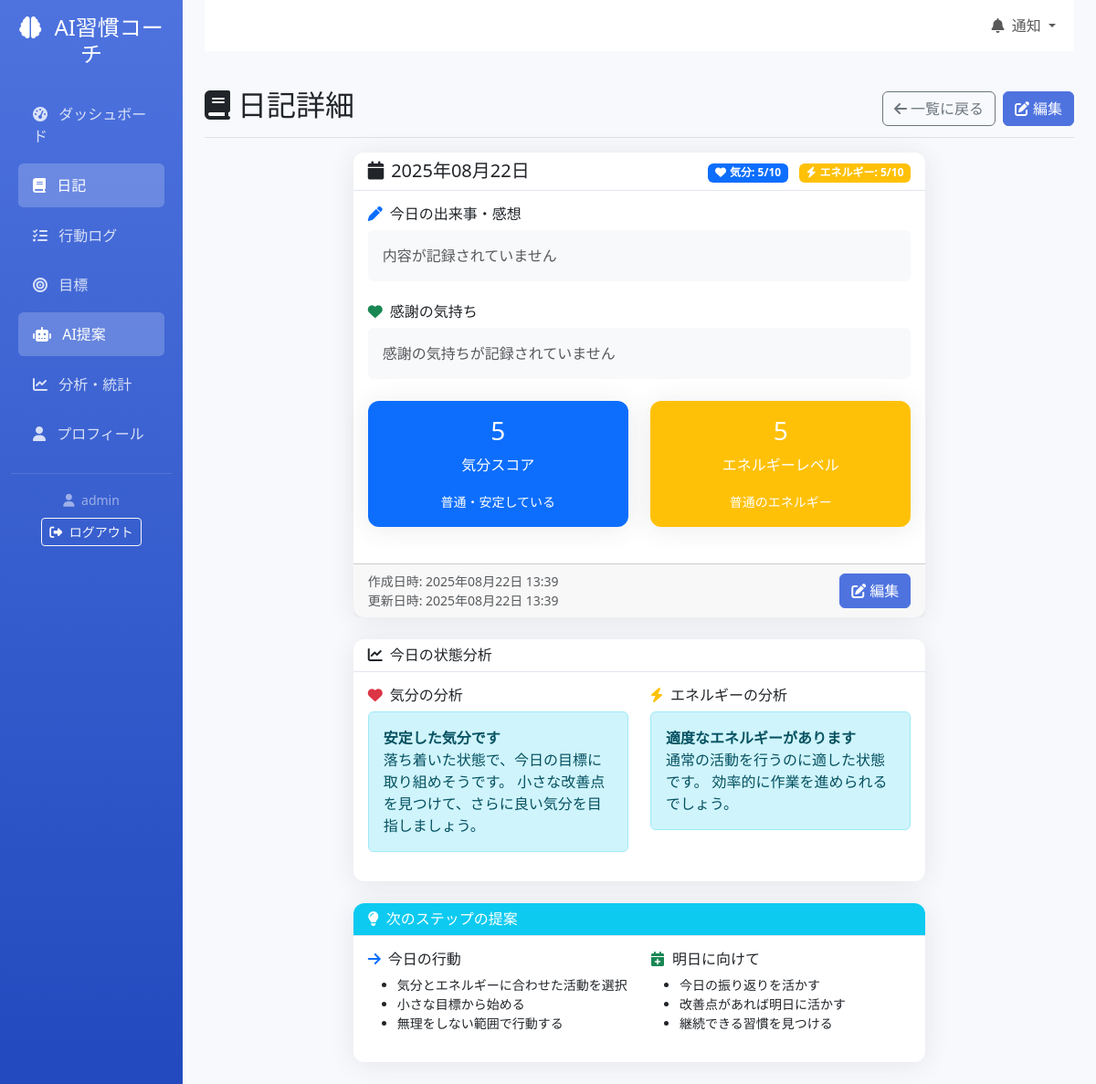
Page /diary/1/ (signed in) on the committed database.
### myapp/models.py (models this page shows, shortened)
class DailyDiary(models.Model):
    user = models.ForeignKey(User, on_delete=models.CASCADE, verbose_name="ユーザー")  # 記録ユーザー
    date = models.DateField(default=timezone.now, verbose_name="日付")                 # 日付
    mood_score = models.IntegerField(choices=[(i, str(i)) for i in range(1, 11)], verbose_name="気分スコア")  # 1-10の気分
    energy_level = models.IntegerField(choices=[(i, str(i)) for i in range(1, 11)], verbose_name="エネルギーレベル")  # 1-10のエネルギー
    content = models.TextField(verbose_name="日記内容")                                # 日記本文
    gratitude = models.TextField(blank=True, verbose_name="感謝の気持ち")              # 感謝欄（任意）
    created_at = models.DateTimeField(auto_now_add=True, verbose_name="作成日時")      # 作成日時
    updated_at = models.DateTimeField(auto_now=True, verbose_name="更新日時")          # 更新日時
    class Meta:
        verbose_name = "日記"
        verbose_name_plural = "日記"
        unique_together = ['user', 'date']  # 1ユーザー1日1件

### myapp/views.py (the view)
# urls.py: path('diary/<int:diary_id>/', views.diary_detail, name='diary_detail'),  # 日記詳細
@login_required
def diary_detail(request, diary_id):
    diary = get_object_or_404(DailyDiary, id=diary_id, user=request.user)
    return render(request, 'myapp/diary_detail.html', {'diary': diary})

### myapp/templates/myapp/diary_detail.html (shortened to what this page needs)
{% extends 'myapp/base.html' %}
{% block content %}
<div class="d-flex justify-content-between flex-wrap flex-md-nowrap align-items-center pt-3 pb-2 mb-3 border-bottom">
    <h1 class="h2">
        <i class="fas fa-book me-2"></i>日記詳細
    </h1>
    <div class="btn-toolbar mb-2 mb-md-0">
        <a href="{% url 'myapp:diary_list' %}" class="btn btn-outline-secondary me-2">
            <i class="fas fa-arrow-left me-1"></i>一覧に戻る
        </a>
        <a href="{% url 'myapp:diary_create' %}" class="btn btn-primary">
            <i class="fas fa-edit me-1"></i>編集
        </a>
    </div>
</div>
<div class="row justify-content-center">
    <div class="col-md-8">
        <div class="card">
            <div class="card-header">
                <div class="d-flex justify-content-between align-items-center">
                    <h5 class="mb-0">
                        <i class="fas fa-calendar me-2"></i>{{ diary.date|date:"Y年m月d日" }}
                    </h5>
                    <div>
                        <span class="badge bg-primary me-2">
                            <i class="fas fa-heart me-1"></i>気分: {{ diary.mood_score }}/10
                        </span>
                        <span class="badge bg-warning">
                            <i class="fas fa-bolt me-1"></i>エネルギー: {{ diary.energy_level }}/10
                        </span>
                    </div>
                </div>
            </div>
            <div class="card-body">
                {% if diary.content %}
                    <div class="mb-4">
                        <h6><i class="fas fa-pen text-primary me-2"></i>今日の出来事・感想</h6>
                        <div class="p-3 bg-light rounded">
                            {{ diary.content|linebreaks }}
                        </div>
                    </div>
                {% else %}
                    <div class="mb-4">
                        <h6><i class="fas fa-pen text-primary me-2"></i>今日の出来事・感想</h6>
                        <div class="p-3 bg-light rounded text-muted">
                            内容が記録されていません
                        </div>
                    </div>
                {% endif %}
                {% if diary.gratitude %}
                    <div class="mb-4">
                        <h6><i class="fas fa-heart text-success me-2"></i>感謝の気持ち</h6>
                        <div class="p-3 bg-light rounded">
                            {{ diary.gratitude|linebreaks }}
                        </div>
                    </div>
                {% else %}
                    <div class="mb-4">
                        <h6><i class="fas fa-heart text-success me-2"></i>感謝の気持ち</h6>
                        <div class="p-3 bg-light rounded text-muted">
                            感謝の気持ちが記録されていません
                        </div>
                    </div>
                {% endif %}
                <div class="row text-center">
                    <div class="col-md-6">
                        <div class="card bg-primary text-white">
                            <div class="card-body">
                                <h3 class="card-title">{{ diary.mood_score }}</h3>
                                <p class="card-text">気分スコア</p>
                                <small>
                                    {% if diary.mood_score <= 3 %}
                                        落ち込んでいる・疲れている
                                    {% elif diary.mood_score <= 6 %}
                                        普通・安定している
                                    {% else %}
                                        良い気分・元気
                                    {% endif %}
                                </small>
                            </div>
                        </div>
                    </div>
                    <div class="col-md-6">
                        <div class="card bg-warning text-white">
                            <div class="card-body">
                                <h3 class="card-title">{{ diary.energy_level }}</h3>
                                <p class="card-text">エネルギーレベル</p>
                                <small>
                                    {% if diary.energy_level <= 3 %}
                                        疲れている・眠い
                                    {% elif diary.energy_level <= 6 %}
                                        普通のエネルギー
                                    {% else %}
                                        元気・やる気満々
                                    {% endif %}
                                </small>
                            </div>
                        </div>
                    </div>
                </div>
            </div>
            <div class="card-footer">
                <div class="d-flex justify-content-between align-items-center">
                    <small class="text-muted">
                        作成日時: {{ diary.created_at|date:"Y年m月d日 H:i" }}
                        {% if diary.updated_at != diary.created_at %}
                            <br>更新日時: {{ diary.updated_at|date:"Y年m月d日 H:i" }}
                        {% endif %}
                    </small>
                    <a href="{% url 'myapp:diary_create' %}" class="btn btn-primary">
                        <i class="fas fa-edit me-1"></i>編集
                    </a>
                </div>
            </div>
        </div>
        <div class="card mt-4">
            <div class="card-header">
                <h6 class="mb-0">
                    <i class="fas fa-chart-line me-2"></i>今日の状態分析
                </h6>
            </div>
            <div class="card-body">
                <div class="row">
                    <div class="col-md-6">
                        <h6><i class="fas fa-heart text-danger me-2"></i>気分の分析</h6>
                        {% if diary.mood_score <= 3 %}
                            <div class="alert alert-warning">
                                <strong>気分が低めです</strong><br>
                                今日は無理をせず、心を労わる時間を作りましょう。
                                お気に入りの音楽を聴いたり、軽い散歩をしたりするのもおすすめです。
                            </div>
                        {% elif diary.mood_score <= 6 %}
                            <div class="alert alert-info">
                                <strong>安定した気分です</strong><br>
                                落ち着いた状態で、今日の目標に取り組めそうです。
                                小さな改善点を見つけて、さらに良い気分を目指しましょう。
                            </div>
                        {% else %}
                            <div class="alert alert-success">
                                <strong>素晴らしい気分です！</strong><br>
                                この良い状態を活かして、新しいことに挑戦したり、
                                重要なタスクに集中したりするのに適した日です。
                            </div>
                        {% endif %}
                    </div>
                    <div class="col-md-6">
                        <h6><i class="fas fa-bolt text-warning me-2"></i>エネルギーの分析</h6>
                        {% if diary.energy_level <= 3 %}
                            <div class="alert alert-warning">
                                <strong>エネルギーが不足しています</strong><br>
                                十分な休息を取り、無理をしないようにしましょう。
                                栄養のある食事と十分な睡眠で回復を図ってください。
                            </div>
                        {% elif diary.energy_level <= 6 %}
                            <div class="alert alert-info">
                                <strong>適度なエネルギーがあります</strong><br>
                                通常の活動を行うのに適した状態です。
                                効率的に作業を進められるでしょう。
                            </div>
                        {% else %}
                            <div class="alert alert-success">
                                <strong>エネルギー満タンです！</strong><br>
                                新しい習慣を始めたり、難しいタスクに挑戦したりするのに
                                最適な状態です。この機会を活かしましょう。
                            </div>
                        {% endif %}
                    </div>
                </div>
            </div>
        </div>
        <div class="card mt-4">
            <div class="card-header bg-info text-white">
                <h6 class="mb-0">
                    <i class="fas fa-lightbulb me-2"></i>次のステップの提案
                </h6>
            </div>
            <div class="card-body">
                <div class="row">
                    <div class="col-md-6">
                        <h6><i class="fas fa-arrow-right text-primary me-2"></i>今日の行動</h6>
                        <ul class="small">
                            <li>気分とエネルギーに合わせた活動を選択</li>
                            <li>小さな目標から始める</li>
                            <li>無理をしない範囲で行動する</li>
                        </ul>
                    </div>
                    <div class="col-md-6">
                        <h6><i class="fas fa-calendar-plus text-success me-2"></i>明日に向けて</h6>
                        <ul class="small">
                            <li>今日の振り返りを活かす</li>
                            <li>改善点があれば明日に活かす</li>
                            <li>継続できる習慣を見つける</li>
                        </ul>
                    </div>
                </div>
            </div>
        </div>
    </div>
</div>
{% endblock %}

### myapp/templates/myapp/base.html (shortened to what this page needs)
<!DOCTYPE html>
<html lang="ja">
<head>
    <link href="https://cdn.jsdelivr.net/npm/bootstrap@5.3.0/dist/css/bootstrap.min.css" rel="stylesheet">
    <link rel="stylesheet" href="https://cdnjs.cloudflare.com/ajax/libs/font-awesome/6.4.0/css/all.min.css">
</head>
<body>
    <div class="container-fluid">
        <div class="row">
            <nav class="col-md-3 col-lg-2 d-md-block sidebar collapse">
                <div class="position-sticky pt-3">
                    <div class="text-center mb-4">
                        <h4 class="text-white">
                            <i class="fas fa-brain me-2"></i>
                            AI習慣コーチ
                        </h4>
                    </div>
                    <ul class="nav flex-column">
                        <li class="nav-item">
                            <a class="nav-link {% if request.resolver_match.url_name == 'dashboard' %}active{% endif %}" href="{% url 'myapp:dashboard' %}">
                                <i class="fas fa-tachometer-alt me-2"></i>
                                ダッシュボード
                            </a>
                        </li>
                        <li class="nav-item">
                            <a class="nav-link {% if 'diary' in request.resolver_match.url_name %}active{% endif %}" href="{% url 'myapp:diary_list' %}">
                                <i class="fas fa-book me-2"></i>
                                日記
                            </a>
                        </li>
                        <li class="nav-item">
                            <a class="nav-link {% if 'action' in request.resolver_match.url_name %}active{% endif %}" href="{% url 'myapp:action_log_list' %}">
                                <i class="fas fa-list-check me-2"></i>
                                行動ログ
                            </a>
                        </li>
                        <li class="nav-item">
                            <a class="nav-link {% if 'goal' in request.resolver_match.url_name %}active{% endif %}" href="{% url 'myapp:goal_list' %}">
                                <i class="fas fa-bullseye me-2"></i>
                                目標
                            </a>
                        </li>
                        <li class="nav-item">
                            <a class="nav-link {% if 'ai' in request.resolver_match.url_name %}active{% endif %}" href="{% url 'myapp:ai_recommendations' %}">
                                <i class="fas fa-robot me-2"></i>
                                AI提案
                            </a>
                        </li>
                        <li class="nav-item">
                            <a class="nav-link {% if request.resolver_match.url_name == 'analytics' %}active{% endif %}" href="{% url 'myapp:analytics' %}">
                                <i class="fas fa-chart-line me-2"></i>
                                分析・統計
                            </a>
                        </li>
                        <li class="nav-item">
                            <a class="nav-link {% if request.resolver_match.url_name == 'profile' %}active{% endif %}" href="{% url 'myapp:profile' %}">
                                <i class="fas fa-user me-2"></i>
                                プロフィール
                            </a>
                        </li>
                    </ul>
                    <hr class="text-white-50">
                    <div class="text-center">
                        <small class="text-white-50">
                            <i class="fas fa-user me-1"></i>
                            {{ user.username }}
                        </small>
                        <br>
                        <a href="{% url 'logout' %}" class="btn btn-outline-light btn-sm mt-2">
                            <i class="fas fa-sign-out-alt me-1"></i>
                            ログアウト
                        </a>
                    </div>
                </div>
            </nav>
            <main class="col-md-9 ms-sm-auto col-lg-10 px-md-4 main-content">
                <nav class="navbar navbar-expand-lg navbar-light bg-white mb-4">
                    <div class="container-fluid">
                        <div class="navbar-nav ms-auto">
                            <div class="nav-item dropdown">
                                <a class="nav-link dropdown-toggle" href="#" role="button" data-bs-toggle="dropdown">
                                    <i class="fas fa-bell me-1"></i>
                                    通知
                                </a>
                            </div>
                        </div>
                    </div>
                </nav>
                {% block content %}{% endblock %}
            </main>
        </div>
    </div>
</body>
</html>

### myapp/templates/myapp/base.html (style rules this page uses)
:root { --primary-color: #4e73df; --secondary-color: #858796; --success-color: #1cc88a; --info-color: #36b9cc; --warning-color: #f6c23e; --danger-color: #e74a3b; }
.sidebar { min-height: 100vh; background: linear-gradient(180deg, var(--primary-color) 0%, #224abe 100%); box-shadow: 0 0.15rem 1.75rem 0 rgba(58, 59, 69, 0.15); }
.sidebar .nav-link { color: rgba(255, 255, 255, 0.8); padding: 0.75rem 1rem; border-radius: 0.35rem; margin: 0.2rem 0.5rem; transition: all 0.2s; }
.sidebar .nav-link.active { color: #fff; background-color: rgba(255, 255, 255, 0.2); }
.main-content { background-color: #f8f9fc; min-height: 100vh; }
.card { border: none; border-radius: 0.75rem; box-shadow: 0 0.15rem 1.75rem 0 rgba(58, 59, 69, 0.1); margin-bottom: 1.5rem; }
.card-header { background-color: #fff; border-bottom: 1px solid #e3e6f0; border-radius: 0.75rem 0.75rem 0 0 !important; font-weight: 600; }
.btn-primary { background-color: var(--primary-color); border-color: var(--primary-color); }

### rows in the picture
DailyDiary: date "2025年08月22日", mood_score "5", energy_level "5", created_at "2025年08月22日 13:39", updated_at "2025年08月22日 13:39"

### other values in the picture
{{ user.username }} "admin"
